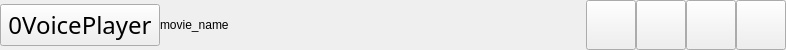
<?xml version="1.0" encoding="UTF-8"?>
<ui version="4.0">
 <class>TitleBar</class>
 <widget class="QWidget" name="TitleBar">
  <property name="geometry">
   <rect>
    <x>0</x>
    <y>0</y>
    <width>400</width>
    <height>50</height>
   </rect>
  </property>
  <property name="minimumSize">
   <size>
    <width>0</width>
    <height>50</height>
   </size>
  </property>
  <property name="maximumSize">
   <size>
    <width>16777215</width>
    <height>50</height>
   </size>
  </property>
  <property name="windowTitle">
   <string>Form</string>
  </property>
  <layout class="QHBoxLayout" name="horizontalLayout">
   <property name="spacing">
    <number>0</number>
   </property>
   <property name="leftMargin">
    <number>0</number>
   </property>
   <property name="topMargin">
    <number>0</number>
   </property>
   <property name="rightMargin">
    <number>0</number>
   </property>
   <property name="bottomMargin">
    <number>0</number>
   </property>
   <item>
    <widget class="QPushButton" name="menuBtn">
     <property name="minimumSize">
      <size>
       <width>160</width>
       <height>0</height>
      </size>
     </property>
     <property name="maximumSize">
      <size>
       <width>160</width>
       <height>16777215</height>
      </size>
     </property>
     <property name="font">
      <font>
       <family>Bahnschrift Light SemiCondensed</family>
       <pointsize>18</pointsize>
      </font>
     </property>
     <property name="text">
      <string>0VoicePlayer</string>
     </property>
    </widget>
   </item>
   <item>
    <widget class="QLabel" name="movieNameLab">
     <property name="minimumSize">
      <size>
       <width>426</width>
       <height>50</height>
      </size>
     </property>
     <property name="text">
      <string>movie_name</string>
     </property>
     <property name="margin">
      <number>15</number>
     </property>
    </widget>
   </item>
   <item>
    <spacer name="horizontalSpacer">
     <property name="orientation">
      <enum>Qt::Horizontal</enum>
     </property>
     <property name="sizeHint" stdset="0">
      <size>
       <width>37</width>
       <height>20</height>
      </size>
     </property>
    </spacer>
   </item>
   <item>
    <widget class="QPushButton" name="minBtn">
     <property name="minimumSize">
      <size>
       <width>50</width>
       <height>50</height>
      </size>
     </property>
     <property name="maximumSize">
      <size>
       <width>50</width>
       <height>50</height>
      </size>
     </property>
     <property name="text">
      <string/>
     </property>
    </widget>
   </item>
   <item>
    <widget class="QPushButton" name="maxBtn">
     <property name="minimumSize">
      <size>
       <width>50</width>
       <height>50</height>
      </size>
     </property>
     <property name="maximumSize">
      <size>
       <width>50</width>
       <height>50</height>
      </size>
     </property>
     <property name="text">
      <string/>
     </property>
    </widget>
   </item>
   <item>
    <widget class="QPushButton" name="fullScreenBtn">
     <property name="minimumSize">
      <size>
       <width>50</width>
       <height>50</height>
      </size>
     </property>
     <property name="maximumSize">
      <size>
       <width>50</width>
       <height>50</height>
      </size>
     </property>
     <property name="text">
      <string/>
     </property>
    </widget>
   </item>
   <item>
    <widget class="QPushButton" name="closeBtn">
     <property name="minimumSize">
      <size>
       <width>50</width>
       <height>50</height>
      </size>
     </property>
     <property name="maximumSize">
      <size>
       <width>50</width>
       <height>50</height>
      </size>
     </property>
     <property name="text">
      <string/>
     </property>
    </widget>
   </item>
  </layout>
 </widget>
 <resources/>
 <connections/>
</ui>
